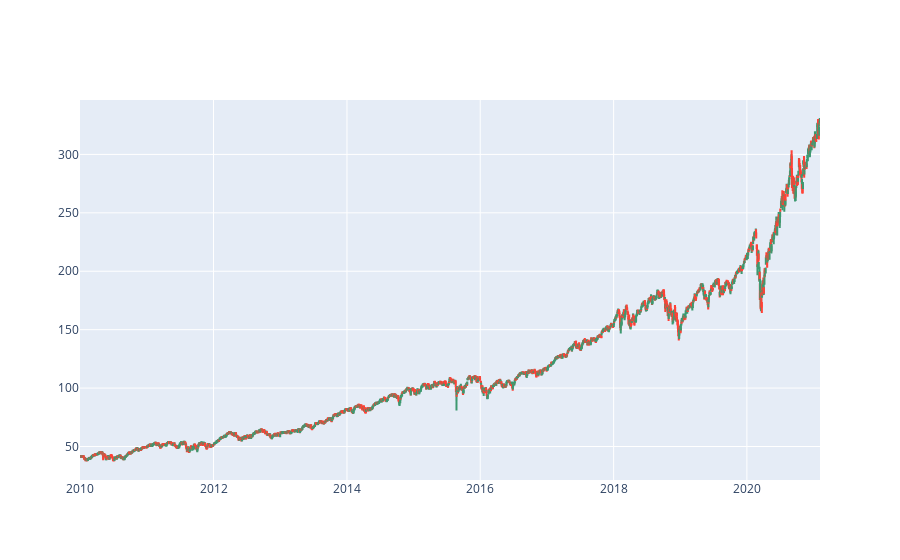

This figure's notebook cell:
### Code cell
# import plotly.graph_objects as go
fig = go.Figure(data=[go.Candlestick(x=old['Date'],
                                   open=old['Open'],
high=old['High'],
low=old['Low'],
close=old['Close'])])
fig.update_layout(xaxis_rangeslider_visible=False)
fig.show()

### Figure 1 — Plotly figure (JSON) as saved in the notebook; plotly's stock layout.template omitted (floating-point values rounded to 4 significant figures; data arrays with more than 128 entries replaced by an {"elided": "..."} marker saying what was removed)
{"data": [{"close": {"elided": "2793 float values"}, "high": {"elided": "2793 float values"}, "low": {"elided": "2793 float values"}, "open": {"elided": "2793 float values"}, "type": "candlestick", "x": {"elided": "2793 str values"}}], "layout": {"xaxis": {"rangeslider": {"visible": false}}}}
